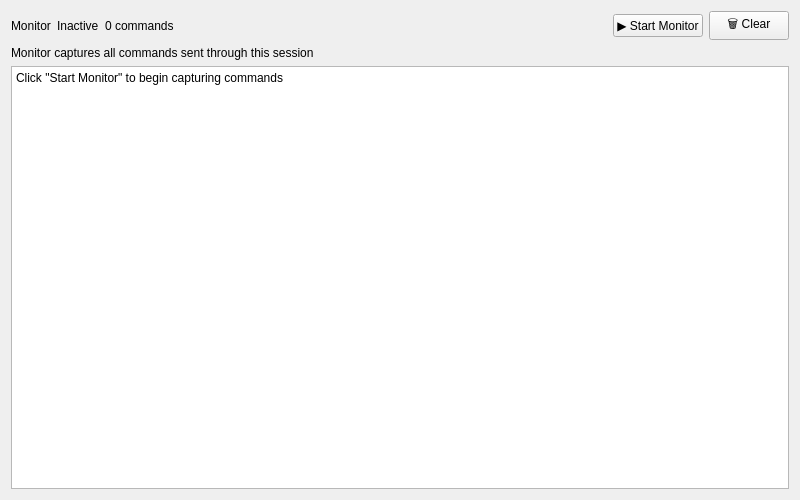
<?xml version="1.0" encoding="UTF-8"?>
<ui version="4.0">
 <class>MonitorPanel</class>
 <widget class="QWidget" name="MonitorPanel">
  <property name="geometry">
   <rect>
    <x>0</x>
    <y>0</y>
    <width>800</width>
    <height>500</height>
   </rect>
  </property>
  <layout class="QVBoxLayout" name="monitorLayout">
   <property name="leftMargin">16</property>
   <property name="topMargin">12</property>
   <property name="rightMargin">16</property>
   <property name="bottomMargin">12</property>
   <property name="spacing">8</property>
   <item>
    <layout class="QHBoxLayout" name="monitorHeader">
     <item>
      <widget class="QLabel" name="title">
       <property name="text">
        <string>Monitor</string>
       </property>
      </widget>
     </item>
     <item>
      <widget class="QLabel" name="m_statusLabel">
       <property name="text">
        <string>Inactive</string>
       </property>
      </widget>
     </item>
     <item>
      <widget class="QLabel" name="m_countLabel">
       <property name="text">
        <string>0 commands</string>
       </property>
      </widget>
     </item>
     <item>
      <spacer name="headerSpacer">
       <property name="orientation">
        <enum>Qt::Horizontal</enum>
       </property>
       <property name="sizeHint" stdset="0">
        <size>
         <width>40</width>
         <height>20</height>
        </size>
       </property>
      </spacer>
     </item>
     <item>
      <widget class="QPushButton" name="m_toggleBtn">
       <property name="text">
        <string>▶️ Start Monitor</string>
       </property>
      </widget>
     </item>
     <item>
      <widget class="QPushButton" name="m_clearBtn">
       <property name="text">
        <string>🗑️ Clear</string>
       </property>
      </widget>
     </item>
    </layout>
   </item>
   <item>
    <widget class="QLabel" name="infoBar">
     <property name="text">
      <string>Monitor captures all commands sent through this session</string>
     </property>
    </widget>
   </item>
   <item>
    <widget class="QPlainTextEdit" name="m_output">
     <property name="readOnly">
      <bool>true</bool>
     </property>
     <property name="plainText">
      <string>Click "Start Monitor" to begin capturing commands</string>
     </property>
    </widget>
   </item>
  </layout>
 </widget>
 <resources/>
 <connections/>
</ui>
